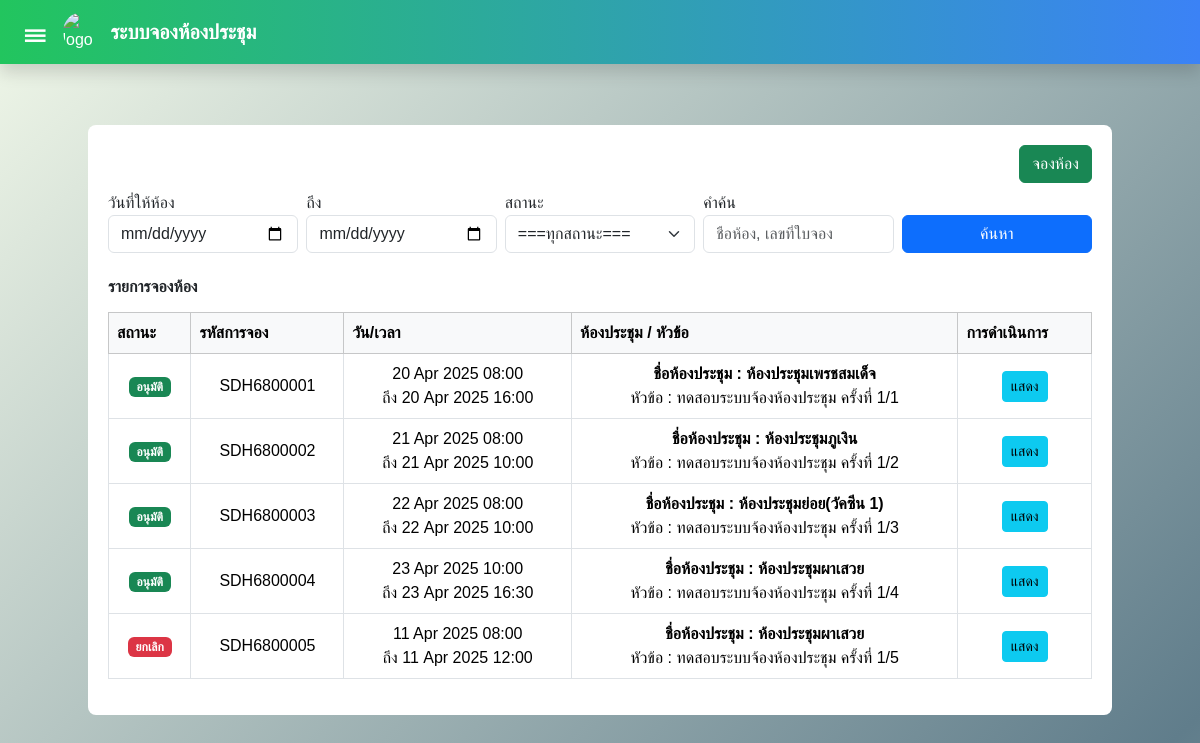
The page /RoomBooking (signed in) on the database as committed earlier.
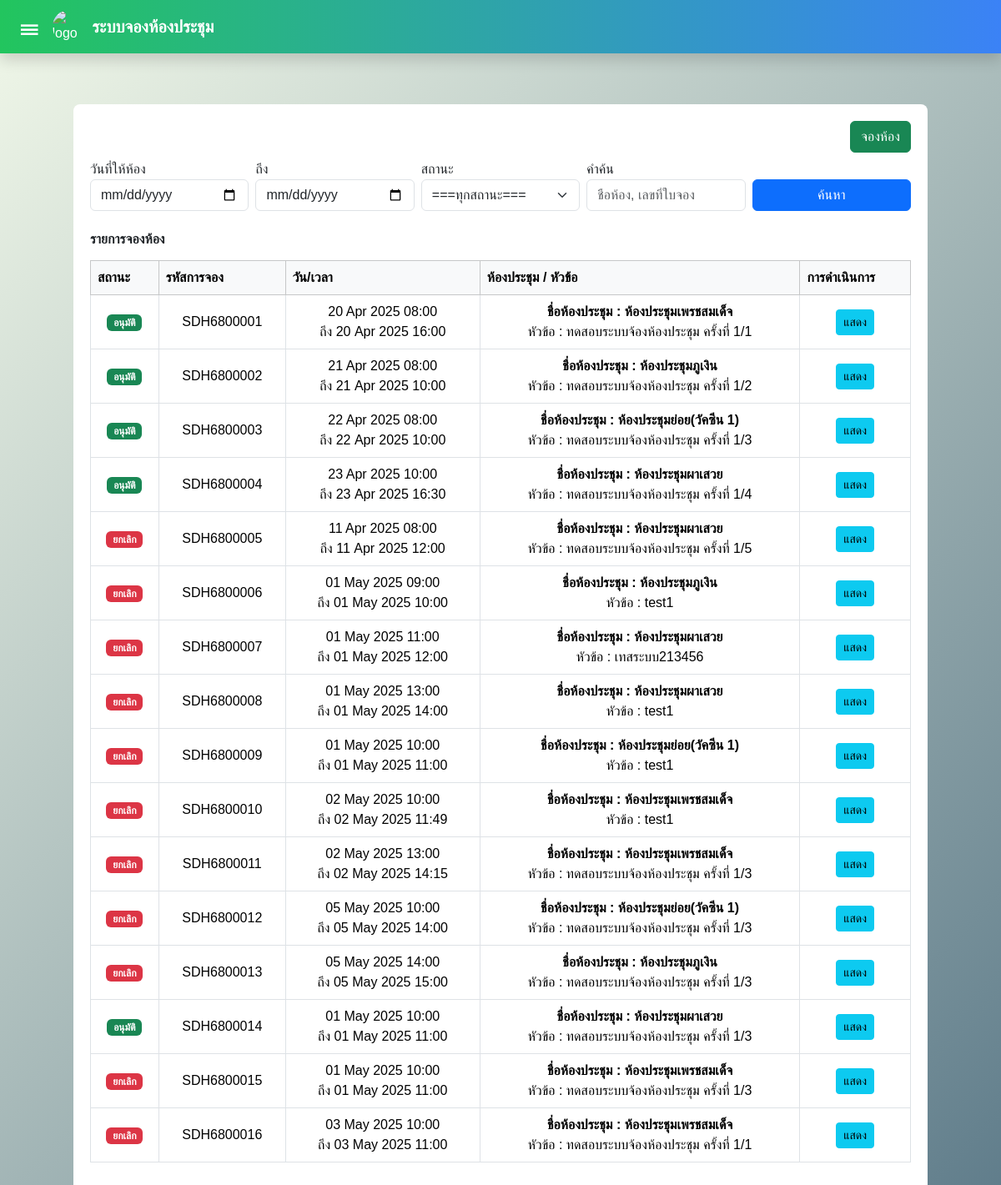
The same page on the database as committed later.
### myapp/models.py (models this page shows, shortened)
class Booking(models.Model):
    STATUS_CHOICES = [
        ('approved', 'อนุมัติ'),
        ('pending', 'รออนุมัติ'),
        ('cancelled', 'ยกเลิก'),
    ]
    booking_code = models.CharField(max_length=20, unique=True, blank=True)
    room_name = models.CharField(max_length=100)
    n_req = models.CharField(max_length=100)
    n_ph = models.CharField(max_length=10)
    h_pr = models.CharField(max_length=100)
    n_count = models.IntegerField(default=0)
    n_list = models.CharField(max_length=500, blank=True)
    dpm_sd = models.CharField(max_length=100, default='-')
    topic = models.TextField(blank=True)
    start_datetime = models.DateTimeField()
    end_datetime = models.DateTimeField()
    status = models.CharField(max_length=20, choices=STATUS_CHOICES, default='approved')
    description = models.TextField()
    equipment_list = models.ManyToManyField(Equipment, blank=True)

### myapp/views.py (the view)
# urls.py: path('RoomBooking', views.roombooking_view, name='roombooking'),# ✅ ใช้ชื่อใหม่
@login_required
def roombooking_view(request):
    bookings = Booking.objects.all()
    start_date = request.GET.get('start_date')
    end_date = request.GET.get('end_date')
    status = request.GET.get('status')
    query = request.GET.get('q')
    if start_date:
        bookings = bookings.filter(start_datetime__date__gte=start_date)
    if end_date:
        bookings = bookings.filter(end_datetime__date__lte=end_date)
    if status:
        bookings = bookings.filter(status=status)
    if query:
        bookings = bookings.filter(
            Q(room_name__icontains=query) |
            Q(booking_code__icontains=query)
        )
    context = {
        'bookings': bookings,
        'selected_status': status,  # ส่งกลับไปเพื่อใช้กับ <select>
    }
    return render(request, 'roombooking_list.html', context)

### myapp/templates/roombooking_list.html (shortened to what this page needs)
{% load static %}
<!DOCTYPE html>
<html lang="th">
<head>
    <script src="https://cdn.tailwindcss.com"></script>
    <link href="https://cdn.jsdelivr.net/npm/bootstrap@5.3.3/dist/css/bootstrap.min.css" rel="stylesheet">
    <link rel="stylesheet" href="https://cdn.datatables.net/1.13.4/css/jquery.dataTables.min.css">
</head>
<body class="bg-gray-100">
    <nav
        class="fixed top-0 left-0 right-0 h-16 bg-gradient-to-r from-green-500 to-blue-500 text-white flex justify-between items-center px-4 shadow z-50">
        <div class="flex items-center space-x-2">
            <button onclick="toggleSidebar()" class="text-3xl text-white mr-2">&#9776;</button>
            <a href="/home"><img src="https://sdh.go.th/img/sdh.jpg" class="w-10 h-10 rounded-full" alt="logo"></a>
            <span class="text-xl font-bold">ระบบจองห้องประชุม</span>
        </div>
    </nav>
<div class="w-full px-2">
    <div id="main-content" class="flex flex-wrap gap-4 mt-4 justify-center content-transition">
      <div class="pt-20 w-full max-w-screen-lg">
        <div class="content-container w-full">
          <div class="d-flex justify-content-end mb-2">
            <a href="{% url 'book_room' %}" class="btn btn-success">จองห้อง</a>
          </div>
          <form method="get" class="grid grid-cols-1 md:grid-cols-5 gap-2 mb-4">
            <div>
              <label>วันที่ให้ห้อง</label>
              <input type="date" class="form-control" name="start_date" value="{{ request.GET.start_date }}">
            </div>
            <div>
              <label>ถึง</label>
              <input type="date" class="form-control" name="end_date" value="{{ request.GET.end_date }}">
            </div>
            <div>
              <label>สถานะ</label>
              <select class="form-select" name="status">
                <option value="">===ทุกสถานะ===</option>
              </select>
            </div>
            <div>
              <label>คำค้น</label>
              <input type="text" class="form-control" placeholder="ชื่อห้อง, เลขที่ใบจอง" name="q"
                value="{{ request.GET.q }}">
            </div>
            <div class="flex items-end">
              <button type="submit" class="btn btn-primary w-full">ค้นหา</button>
            </div>
          </form>
          <h5 class="mb-3"><strong>รายการจองห้อง</strong></h5>
          <div class="overflow-x-auto">
            <table id="booking-table" class="table table-bordered w-full text-sm md:text-base">
              <thead class="table-light">
                <tr>
                  <th>สถานะ</th>
                  <th>รหัสการจอง</th>
                  <th>วัน/เวลา</th>
                  <th>ห้องประชุม / หัวข้อ</th>
                  <th>การดำเนินการ</th>
                </tr>
              </thead>
              <tbody>
                {% for booking in bookings %}
                <tr>
                  <td class="align-middle text-center">
                    {% if booking.status == "approved" %}
                    <span class="badge bg-success">อนุมัติ</span>
                    {% elif booking.status == "pending" %}
                    <span class="badge bg-warning text-dark">รออนุมัติ</span>
                    {% elif booking.status == "cancelled" %}
                    <span class="badge bg-danger">ยกเลิก</span>
                    {% endif %}
                  </td>
                  <td class="text-center align-middle">{{ booking.booking_code }}</td>
                  <td class="text-center align-middle">
                    {{ booking.start_datetime|date:"d M Y H:i" }}<br>
                    ถึง {{ booking.end_datetime|date:"d M Y H:i" }}
                  </td>
                  <td class="text-center align-middle">
                    <strong>ชื่อห้องประชุม : {{ booking.room_name }}</strong><br>
                    หัวข้อ : {{ booking.topic }}
                  </td>
                  <td class="text-center align-middle">
                    <a href="{% url 'booking_detail' booking.id %}" class="btn btn-sm btn-info">แสดง</a>
                  </td>
                </tr>
                {% empty %}
                <tr>
                  <td colspan="5" class="text-center">ไม่มีรายการจอง</td>
                </tr>
                {% endfor %}
              </tbody>
            </table>
          </div>
        </div>
      </div>
    </div>
  </div>
</body>
</html>

### myapp/templates/roombooking_list.html (style rules this page uses)
.content-transition { transition: all 0.3s; }
.content-container { padding: 20px; background-color: white; margin-top: 20px; border-radius: 8px; }
.table> :not(caption)>*>* { vertical-align: middle; }
body { font-family: 'Sarabun', sans-serif; margin: 16px; animation: gradientBG 15s infinite alternate; background: linear-gradient(-45deg, #4FC3F7, #81C784, #F1F8E9, #607D8B, #F1F8E9); background-size: 400% 400%; }

Rows that differ between the two databases and show on the page:
added Booking: status "ยกเลิก", booking_code "SDH6800006", start_datetime "01 May 2025 09:00", end_datetime "01 May 2025 10:00", room_name "ห้องประชุมภูเงิน", topic "test1"
added Booking: status "ยกเลิก", booking_code "SDH6800007", start_datetime "01 May 2025 11:00", end_datetime "01 May 2025 12:00", room_name "ห้องประชุมผาเสวย", topic "เทสระบบ213456"
added Booking: status "ยกเลิก", booking_code "SDH6800008", start_datetime "01 May 2025 13:00", end_datetime "01 May 2025 14:00", room_name "ห้องประชุมผาเสวย", topic "test1"
added Booking: status "ยกเลิก", booking_code "SDH6800009", start_datetime "01 May 2025 10:00", end_datetime "01 May 2025 11:00", room_name "ห้องประชุมย่อย(วัคซีน 1)", topic "test1"
added Booking: status "ยกเลิก", booking_code "SDH6800010", start_datetime "02 May 2025 10:00", end_datetime "02 May 2025 11:49", room_name "ห้องประชุมเพรชสมเด็จ", topic "test1"
added Booking: status "ยกเลิก", booking_code "SDH6800011", start_datetime "02 May 2025 13:00", end_datetime "02 May 2025 14:15", room_name "ห้องประชุมเพรชสมเด็จ", topic "ทดสอบระบบจ้องห้องประชุม ครั้งที่ 1/3"
added Booking: status "ยกเลิก", booking_code "SDH6800012", start_datetime "05 May 2025 10:00", end_datetime "05 May 2025 14:00", room_name "ห้องประชุมย่อย(วัคซีน 1)", topic "ทดสอบระบบจ้องห้องประชุม ครั้งที่ 1/3"
added Booking: status "ยกเลิก", booking_code "SDH6800013", start_datetime "05 May 2025 14:00", end_datetime "05 May 2025 15:00", room_name "ห้องประชุมภูเงิน", topic "ทดสอบระบบจ้องห้องประชุม ครั้งที่ 1/3"
added Booking: status "อนุมัติ", booking_code "SDH6800014", start_datetime "01 May 2025 10:00", end_datetime "01 May 2025 11:00", room_name "ห้องประชุมผาเสวย", topic "ทดสอบระบบจ้องห้องประชุม ครั้งที่ 1/3"
added Booking: status "ยกเลิก", booking_code "SDH6800015", start_datetime "01 May 2025 10:00", end_datetime "01 May 2025 11:00", room_name "ห้องประชุมเพรชสมเด็จ", topic "ทดสอบระบบจ้องห้องประชุม ครั้งที่ 1/3"
added Booking: status "ยกเลิก", booking_code "SDH6800016", start_datetime "03 May 2025 10:00", end_datetime "03 May 2025 11:00", room_name "ห้องประชุมเพรชสมเด็จ", topic "ทดสอบระบบจ้องห้องประชุม ครั้งที่ 1/1"
